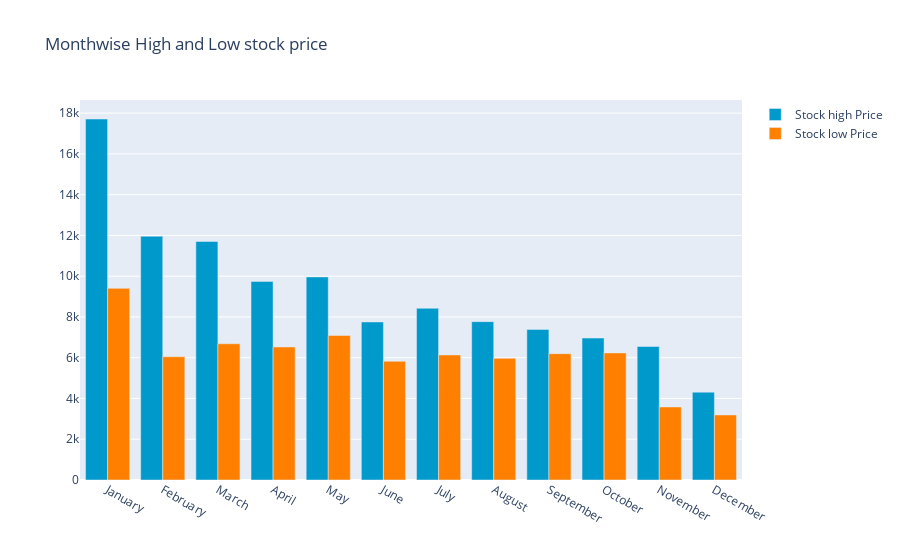

Write notebook code for a chart like this one.
### Code cell
fig = go.Figure()

fig.add_trace(go.Bar(
    x=months_18_high.index,
    y = months_18_high,
    name='Stock high Price',
    marker_color='rgb(0, 153, 204)'
))
fig.add_trace(go.Bar(
    x=months_18_low.index,
    y=months_18_low,
    name='Stock low Price',
    marker_color='rgb(255, 128, 0)'
))

fig.update_layout(barmode='group', 
                  title=' Monthwise High and Low stock price')
fig.show()

### Figure 1 — Plotly figure (JSON) as saved in the notebook; plotly's stock layout.template omitted (floating-point values rounded to 4 significant figures)
{"data": [{"marker": {"color": "rgb(0, 153, 204)"}, "name": "Stock high Price", "type": "bar", "x": ["January", "February", "March", "April", "May", "June", "July", "August", "September", "October", "November", "December"], "y": [17710.0, 11960.0, 11700.0, 9745.0, 9964.0, 7755.0, 8424.0, 7769.0, 7388.0, 6965.0, 6552.0, 4309.0]}, {"marker": {"color": "rgb(255, 128, 0)"}, "name": "Stock low Price", "type": "bar", "x": ["January", "February", "March", "April", "May", "June", "July", "August", "September", "October", "November", "December"], "y": [9402.0, 6048.0, 6684.0, 6527.0, 7091.0, 5826.0, 6136.0, 5971.0, 6198.0, 6236.0, 3585.0, 3191.0]}], "layout": {"barmode": "group", "title": {"text": " Monthwise High and Low stock price"}}}
